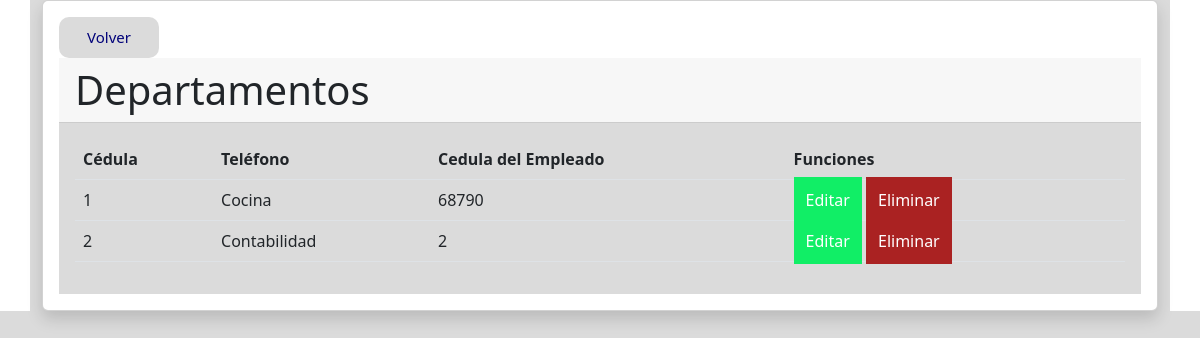
Page /Ejerciciodos/tablaDep.php on the earlier database version.
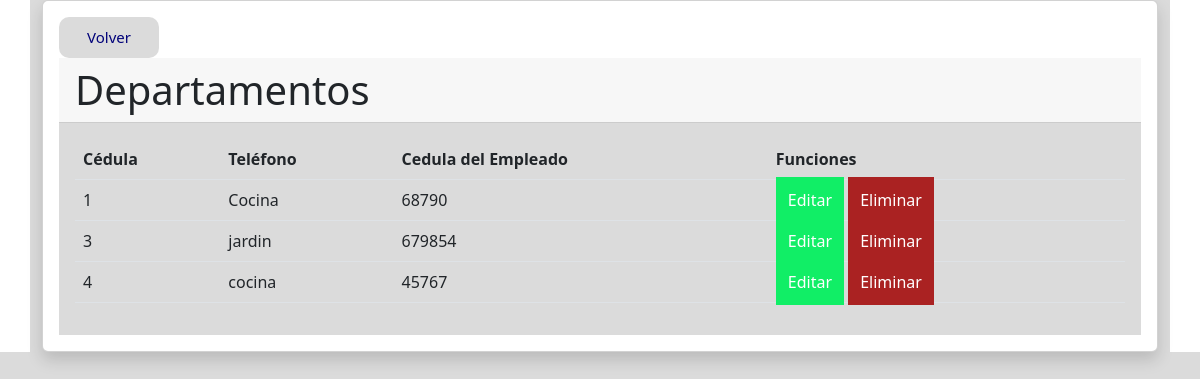
Same page on the later database version.
### tables this page shows
CREATE TABLE `departamento` (
  `nom_depto` varchar(60) NOT NULL,
  `cedula_emp` int(11) NOT NULL,
  `num_depto` int(11) NOT NULL
);

### Ejerciciodos/tablaDep.php (the view, shortened to what this page needs)
<!DOCTYPE html>
<html lang="en">
<head>
    <link rel="stylesheet" type="text/css" href="styles.css">
    <link href="https://cdn.jsdelivr.net/npm/bootstrap@5.2.2/dist/css/bootstrap.min.css" rel="stylesheet">
</head>
<body>
<div class="container">
    <div class="card shadow p-3 mb-5 bg-body rounded">
         <a  class="enmenu" href="index.php">Volver</a>
        <h1 class="card-header">Departamentos</h1>
        <div class="card-body">
            <table class="table table-hover">
            <thead class="thead-light">
                <tr>
                    <th>Cédula</td>
                    <th>Teléfono</td>
                    <th>Cedula del Empleado</th>
                    <th>Funciones</th>
                </tr>
                </thead>
                <?php
                include("con_db.php");
                $sql2 = "SELECT * FROM departamento";
                $query2 = mysqli_query($conex, $sql2);
                while ($row = mysqli_fetch_array($query2)) {
                    $num_depto= $row['num_depto'];
                    $telefono = $row['nom_depto'];
                    $idced = $row['cedula_emp'];
                ?>
 <tbody>
                    <tr>
                        <td> <?php echo $num_depto ?> </th>
                        <td> <?php echo $telefono ?> </th>
                        <td> <?php echo $idced ?> </td>
                        <td>
                    <div>
                     <a class="ok" href="editarDep.php?num_depto=<?php echo $num_depto ?>">Editar</a>
                     <a class="bad" href="eliminarDep.php?num_depto=<?php echo $num_depto ?>">Eliminar</a>
                    </div>
                </td>
                    </tr>
                <?php } ?>
                </tbody>
            </table>
        </div>
        </div>
    </div>
</body>
</html>

Differences in the rows shown:
removed departamento: num_depto "2", nom_depto "Contabilidad", cedula_emp "2"
added departamento: num_depto "3", nom_depto "jardin", cedula_emp "679854"
added departamento: num_depto "4", nom_depto "cocina", cedula_emp "45767"
